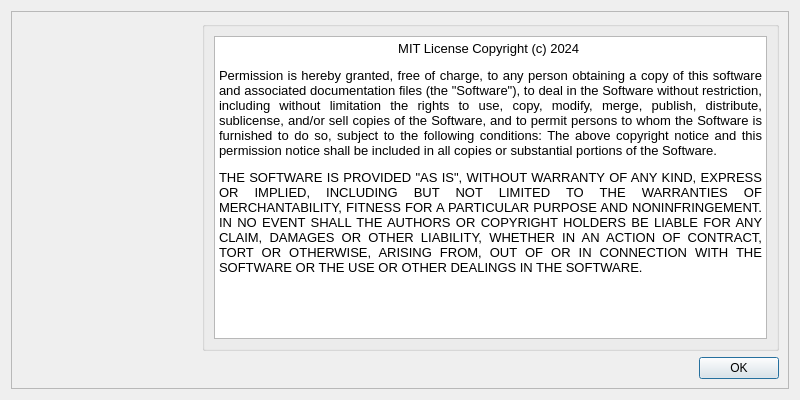
<?xml version="1.0" encoding="UTF-8"?>
<ui version="4.0">
 <class>Dialog</class>
 <widget class="QDialog" name="Dialog">
  <property name="geometry">
   <rect>
    <x>0</x>
    <y>0</y>
    <width>800</width>
    <height>400</height>
   </rect>
  </property>
  <property name="windowTitle">
   <string>License</string>
  </property>
  <layout class="QGridLayout" name="gridLayout_4">
   <item row="0" column="0">
    <widget class="QFrame" name="frame">
     <property name="frameShape">
      <enum>QFrame::Shape::StyledPanel</enum>
     </property>
     <property name="frameShadow">
      <enum>QFrame::Shadow::Raised</enum>
     </property>
     <layout class="QGridLayout" name="gridLayout">
      <item row="0" column="1">
       <widget class="QGroupBox" name="groupBox">
        <property name="title">
         <string/>
        </property>
        <layout class="QGridLayout" name="gridLayout_3">
         <item row="0" column="0">
          <widget class="QTextBrowser" name="textBrowser">
           <property name="autoFillBackground">
            <bool>false</bool>
           </property>
           <property name="documentTitle">
            <string>License</string>
           </property>
           <property name="html">
            <string>&lt;!DOCTYPE HTML PUBLIC &quot;-//W3C//DTD HTML 4.0//EN&quot; &quot;http://www.w3.org/TR/REC-html40/strict.dtd&quot;&gt;
&lt;html&gt;&lt;head&gt;&lt;meta name=&quot;qrichtext&quot; content=&quot;1&quot; /&gt;&lt;meta charset=&quot;utf-8&quot; /&gt;&lt;title&gt;License&lt;/title&gt;&lt;style type=&quot;text/css&quot;&gt;
p, li { white-space: pre-wrap; }
hr { height: 1px; border-width: 0; }
li.unchecked::marker { content: &quot;\2610&quot;; }
li.checked::marker { content: &quot;\2612&quot;; }
&lt;/style&gt;&lt;/head&gt;&lt;body style=&quot; font-family:'Noto Sans'; font-size:10pt; font-weight:400; font-style:normal;&quot;&gt;
&lt;p align=&quot;center&quot; style=&quot; margin-top:12px; margin-bottom:12px; margin-left:0px; margin-right:0px; -qt-block-indent:0; text-indent:0px;&quot;&gt;MIT License Copyright (c) 2024 &lt;/p&gt;
&lt;p align=&quot;justify&quot; style=&quot; margin-top:12px; margin-bottom:12px; margin-left:0px; margin-right:0px; -qt-block-indent:0; text-indent:0px;&quot;&gt;Permission is hereby granted, free of charge, to any person obtaining a copy of this software and associated documentation files (the &amp;quot;Software&amp;quot;), to deal in the Software without restriction, including without limitation the rights to use, copy, modify, merge, publish, distribute, sublicense, and/or sell copies of the Software, and to permit persons to whom the Software is furnished to do so, subject to the following conditions: The above copyright notice and this permission notice shall be included in all copies or substantial portions of the Software. &lt;/p&gt;
&lt;p align=&quot;justify&quot; style=&quot; margin-top:12px; margin-bottom:12px; margin-left:0px; margin-right:0px; -qt-block-indent:0; text-indent:0px;&quot;&gt;THE SOFTWARE IS PROVIDED &amp;quot;AS IS&amp;quot;, WITHOUT WARRANTY OF ANY KIND, EXPRESS OR IMPLIED, INCLUDING BUT NOT LIMITED TO THE WARRANTIES OF MERCHANTABILITY, FITNESS FOR A PARTICULAR PURPOSE AND NONINFRINGEMENT. IN NO EVENT SHALL THE AUTHORS OR COPYRIGHT HOLDERS BE LIABLE FOR ANY CLAIM, DAMAGES OR OTHER LIABILITY, WHETHER IN AN ACTION OF CONTRACT, TORT OR OTHERWISE, ARISING FROM, OUT OF OR IN CONNECTION WITH THE SOFTWARE OR THE USE OR OTHER DEALINGS IN THE SOFTWARE. &lt;/p&gt;&lt;/body&gt;&lt;/html&gt;</string>
           </property>
           <property name="placeholderText">
            <string/>
           </property>
          </widget>
         </item>
        </layout>
       </widget>
      </item>
      <item row="0" column="0" alignment="Qt::AlignmentFlag::AlignVCenter">
       <widget class="QLabel" name="label_PixLogo">
        <property name="minimumSize">
         <size>
          <width>175</width>
          <height>200</height>
         </size>
        </property>
        <property name="maximumSize">
         <size>
          <width>175</width>
          <height>200</height>
         </size>
        </property>
        <property name="autoFillBackground">
         <bool>false</bool>
        </property>
        <property name="text">
         <string/>
        </property>
        <property name="pixmap">
         <pixmap>../starfab_v.png</pixmap>
        </property>
        <property name="scaledContents">
         <bool>true</bool>
        </property>
        <property name="alignment">
         <set>Qt::AlignmentFlag::AlignCenter</set>
        </property>
       </widget>
      </item>
      <item row="1" column="1" alignment="Qt::AlignmentFlag::AlignRight">
       <widget class="QDialogButtonBox" name="buttonBox">
        <property name="standardButtons">
         <set>QDialogButtonBox::StandardButton::Ok</set>
        </property>
        <property name="centerButtons">
         <bool>false</bool>
        </property>
       </widget>
      </item>
     </layout>
    </widget>
   </item>
  </layout>
 </widget>
 <resources/>
 <connections/>
</ui>
